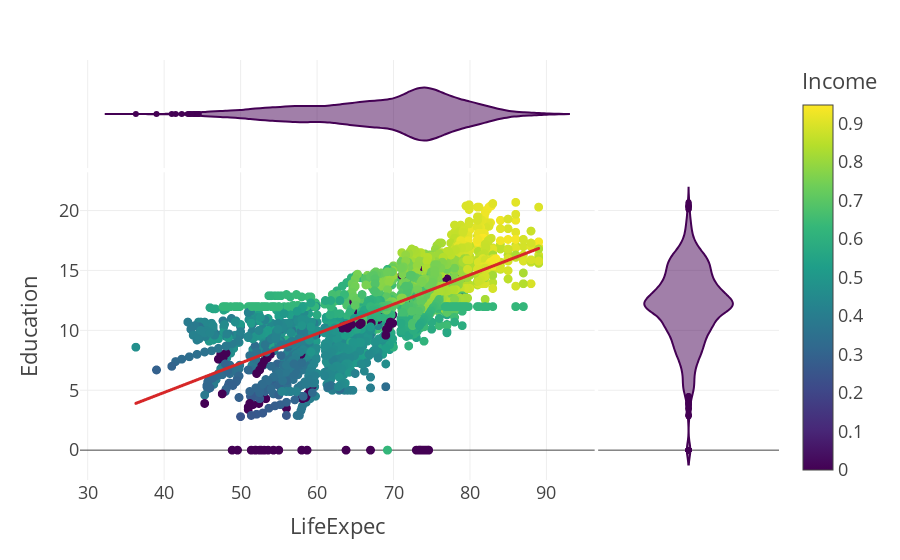

Here is the notebook cell this chart was saved with:
### Code cell
# x and y given as array_like objects
import plotly.express as px
fig = px.scatter(df,
                 x="LifeExpec", 
                 y="Education",
                 color="Income", 
                 marginal_y="violin",
                 marginal_x="violin", 
                 trendline="ols", 
                 template="presentation")
fig.show()

### Figure 1 — Plotly figure (JSON) as saved in the notebook; plotly's stock layout.template omitted (floating-point values rounded to 4 significant figures; data arrays with more than 128 entries replaced by an {"elided": "..."} marker saying what was removed)
{"data": [{"hovertemplate": "LifeExpec=%{x}<br>Education=%{y}<br>Income=%{marker.color}<extra></extra>", "legendgroup": "", "marker": {"color": {"elided": "2938 float values"}, "coloraxis": "coloraxis", "symbol": "circle"}, "mode": "markers", "name": "", "showlegend": false, "type": "scattergl", "x": {"elided": "2938 float values"}, "xaxis": "x", "y": {"elided": "2938 float values"}, "yaxis": "y"}, {"alignmentgroup": "True", "hovertemplate": "LifeExpec=%{x}<extra></extra>", "legendgroup": "", "marker": {"color": "#440154", "symbol": "circle"}, "name": "", "offsetgroup": "", "scalegroup": "x", "showlegend": false, "type": "violin", "x": {"elided": "2938 float values"}, "xaxis": "x3", "yaxis": "y3"}, {"alignmentgroup": "True", "hovertemplate": "Education=%{y}<extra></extra>", "legendgroup": "", "marker": {"color": "#440154", "symbol": "circle"}, "name": "", "offsetgroup": "", "scalegroup": "y", "showlegend": false, "type": "violin", "xaxis": "x2", "y": {"elided": "2938 float values"}, "yaxis": "y2"}, {"hovertemplate": "<b>OLS trendline</b><br>Education = 0.245513 * LifeExpec + -5.00283<br>R<sup>2</sup>=0.511320<br><br>LifeExpec=%{x}<br>Education=%{y} <b>(trend)</b><extra></extra>", "legendgroup": "", "marker": {"symbol": "circle"}, "mode": "lines", "name": "", "showlegend": false, "type": "scattergl", "x": {"elided": "2938 float values"}, "xaxis": "x", "y": {"elided": "2938 float values"}, "yaxis": "y"}], "layout": {"coloraxis": {"colorbar": {"title": {"text": "Income"}}, "colorscale": [[0, "#440154"], [0.1111, "#482878"], [0.2222, "#3e4989"], [0.3333, "#31688e"], [0.4444, "#26828e"], [0.5556, "#1f9e89"], [0.6667, "#35b779"], [0.7778, "#6ece58"], [0.8889, "#b5de2b"], [1, "#fde725"]]}, "legend": {"tracegroupgap": 0}, "margin": {"t": 60}, "xaxis": {"anchor": "y", "domain": [0, 0.7363], "title": {"text": "LifeExpec"}}, "xaxis2": {"anchor": "y2", "domain": [0.7413, 1], "matches": "x2", "showgrid": false, "showline": false, "showticklabels": false, "ticks": ""}, "xaxis3": {"anchor": "y3", "domain": [0, 0.7363], "matches": "x", "showgrid": true, "showticklabels": false}, "xaxis4": {"anchor": "y4", "domain": [0.7413, 1], "matches": "x2", "showgrid": false, "showline": false, "showticklabels": false, "ticks": ""}, "yaxis": {"anchor": "x", "domain": [0, 0.7326], "title": {"text": "Education"}}, "yaxis2": {"anchor": "x2", "domain": [0, 0.7326], "matches": "y", "showgrid": true, "showticklabels": false}, "yaxis3": {"anchor": "x3", "domain": [0.7426, 1], "matches": "y3", "showgrid": false, "showline": false, "showticklabels": false, "ticks": ""}, "yaxis4": {"anchor": "x4", "domain": [0.7426, 1], "matches": "y3", "showgrid": true, "showline": false, "showticklabels": false, "ticks": ""}}}
